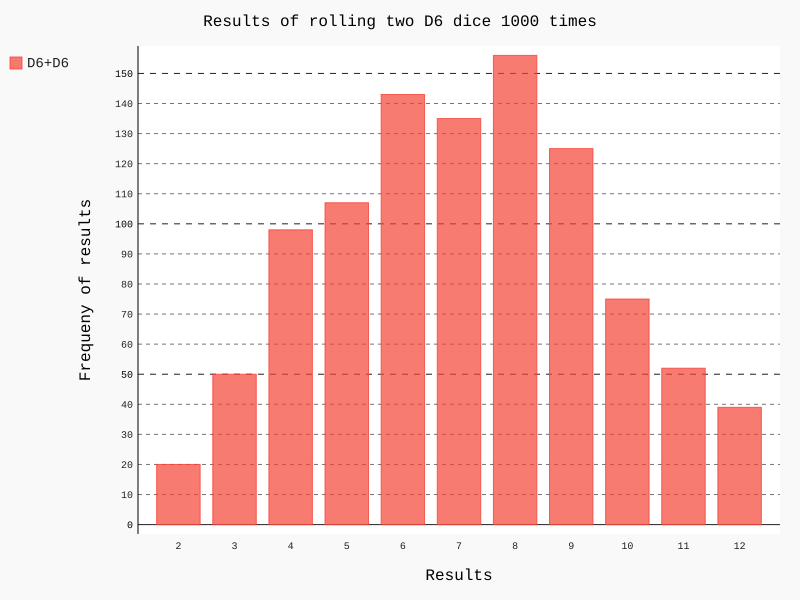

Python code for this plot:
from die import Die
import pygal

#create two six sided die D6
die_1 = Die()
die_2 = Die()

#store the rolling cases in a results list
results = []

for roll_num in range(1000):
	result = die_1.roll() + die_2.roll()
	results.append(result)
	
#analyze the result.
#create an empt list to store the values.
frequencies=[]
max_result = die_1.num_sides + die_2.num_sides

for value in range(2,max_result+1):
	'''here we loop through the values 1 to 6 in results and count how many times
		each number comes in and then append it to frequency lisy'''
	frequency = results.count(value)
	frequencies.append(frequency)
	
print(results)
print(frequencies)

#visualize the result
hist = pygal.Bar()
hist.title = "Results of rolling two D6 dice 1000 times"
hist.x_labels = ['2','3','4','5','6','7','8','9','10','11','12']
hist.x_title = "Results"
hist.y_title = "Frequeny of results"

'''We use add() to add a series of values to the chart(passing it a label for 
the set of values to be added and a list of the values to appear on the chart)'''
hist.add('D6+D6',frequencies)
hist.render_to_file('dice_visuals.svg')
